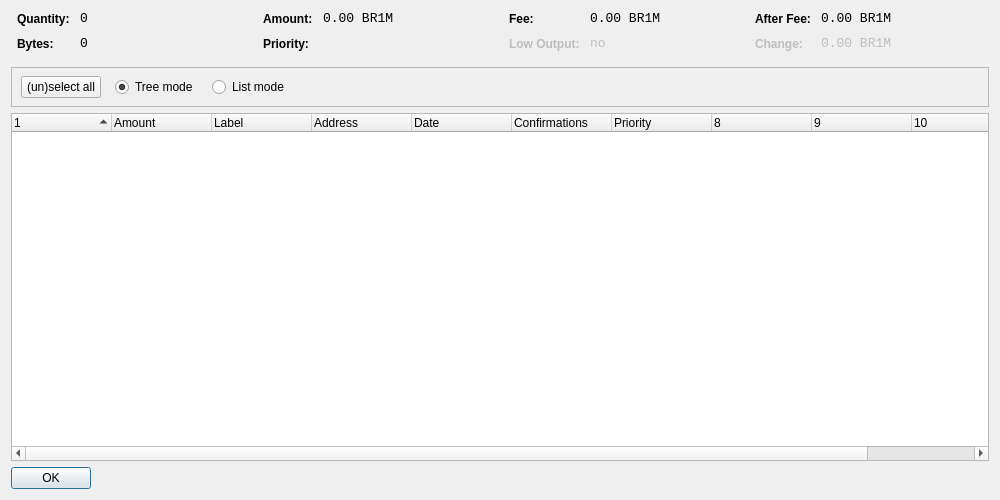
<?xml version="1.0" encoding="UTF-8"?>
<ui version="4.0">
 <class>CoinControlDialog</class>
 <widget class="QDialog" name="CoinControlDialog">
  <property name="geometry">
   <rect>
    <x>0</x>
    <y>0</y>
    <width>1000</width>
    <height>500</height>
   </rect>
  </property>
  <property name="windowTitle">
   <string>Coin Control</string>
  </property>
  <layout class="QVBoxLayout" name="verticalLayout">
   <item>
    <layout class="QHBoxLayout" name="horizontalLayoutTop" stretch="0,0,0,0">
     <property name="topMargin">
      <number>0</number>
     </property>
     <property name="bottomMargin">
      <number>10</number>
     </property>
     <item>
      <layout class="QFormLayout" name="formLayoutCoinControl1">
       <property name="horizontalSpacing">
        <number>10</number>
       </property>
       <property name="verticalSpacing">
        <number>10</number>
       </property>
       <property name="leftMargin">
        <number>6</number>
       </property>
       <property name="rightMargin">
        <number>6</number>
       </property>
       <item row="0" column="0">
        <widget class="QLabel" name="labelCoinControlQuantityText">
         <property name="styleSheet">
          <string notr="true">font-weight:bold;</string>
         </property>
         <property name="text">
          <string>Quantity:</string>
         </property>
        </widget>
       </item>
       <item row="0" column="1">
        <widget class="QLabel" name="labelCoinControlQuantity">
         <property name="font">
          <font>
           <family>Monospace</family>
           <pointsize>10</pointsize>
          </font>
         </property>
         <property name="cursor">
          <cursorShape>IBeamCursor</cursorShape>
         </property>
         <property name="contextMenuPolicy">
          <enum>Qt::ActionsContextMenu</enum>
         </property>
         <property name="text">
          <string notr="true">0</string>
         </property>
         <property name="textInteractionFlags">
          <set>Qt::LinksAccessibleByMouse|Qt::TextSelectableByKeyboard|Qt::TextSelectableByMouse</set>
         </property>
        </widget>
       </item>
       <item row="1" column="0">
        <widget class="QLabel" name="labelCoinControlBytesText">
         <property name="styleSheet">
          <string notr="true">font-weight:bold;</string>
         </property>
         <property name="text">
          <string>Bytes:</string>
         </property>
        </widget>
       </item>
       <item row="1" column="1">
        <widget class="QLabel" name="labelCoinControlBytes">
         <property name="font">
          <font>
           <family>Monospace</family>
           <pointsize>10</pointsize>
          </font>
         </property>
         <property name="cursor">
          <cursorShape>IBeamCursor</cursorShape>
         </property>
         <property name="contextMenuPolicy">
          <enum>Qt::ActionsContextMenu</enum>
         </property>
         <property name="text">
          <string notr="true">0</string>
         </property>
         <property name="textInteractionFlags">
          <set>Qt::LinksAccessibleByMouse|Qt::TextSelectableByKeyboard|Qt::TextSelectableByMouse</set>
         </property>
        </widget>
       </item>
      </layout>
     </item>
     <item>
      <layout class="QFormLayout" name="formLayoutCoinControl2">
       <property name="horizontalSpacing">
        <number>10</number>
       </property>
       <property name="verticalSpacing">
        <number>10</number>
       </property>
       <property name="leftMargin">
        <number>6</number>
       </property>
       <property name="rightMargin">
        <number>6</number>
       </property>
       <item row="0" column="0">
        <widget class="QLabel" name="labelCoinControlAmountText">
         <property name="styleSheet">
          <string notr="true">font-weight:bold;</string>
         </property>
         <property name="text">
          <string>Amount:</string>
         </property>
        </widget>
       </item>
       <item row="0" column="1">
        <widget class="QLabel" name="labelCoinControlAmount">
         <property name="font">
          <font>
           <family>Monospace</family>
           <pointsize>10</pointsize>
          </font>
         </property>
         <property name="cursor">
          <cursorShape>IBeamCursor</cursorShape>
         </property>
         <property name="contextMenuPolicy">
          <enum>Qt::ActionsContextMenu</enum>
         </property>
         <property name="text">
          <string notr="true">0.00 BR1M</string>
         </property>
         <property name="textInteractionFlags">
          <set>Qt::LinksAccessibleByMouse|Qt::TextSelectableByKeyboard|Qt::TextSelectableByMouse</set>
         </property>
        </widget>
       </item>
       <item row="1" column="0">
        <widget class="QLabel" name="labelCoinControlPriorityText">
         <property name="styleSheet">
          <string notr="true">font-weight:bold;</string>
         </property>
         <property name="text">
          <string>Priority:</string>
         </property>
        </widget>
       </item>
       <item row="1" column="1">
        <widget class="QLabel" name="labelCoinControlPriority">
         <property name="font">
          <font>
           <family>Monospace</family>
           <pointsize>10</pointsize>
          </font>
         </property>
         <property name="cursor">
          <cursorShape>IBeamCursor</cursorShape>
         </property>
         <property name="contextMenuPolicy">
          <enum>Qt::ActionsContextMenu</enum>
         </property>
         <property name="text">
          <string/>
         </property>
         <property name="textInteractionFlags">
          <set>Qt::LinksAccessibleByMouse|Qt::TextSelectableByKeyboard|Qt::TextSelectableByMouse</set>
         </property>
        </widget>
       </item>
      </layout>
     </item>
     <item>
      <layout class="QFormLayout" name="formLayoutCoinControl3">
       <property name="horizontalSpacing">
        <number>10</number>
       </property>
       <property name="verticalSpacing">
        <number>10</number>
       </property>
       <property name="leftMargin">
        <number>6</number>
       </property>
       <property name="rightMargin">
        <number>6</number>
       </property>
       <item row="0" column="0">
        <widget class="QLabel" name="labelCoinControlFeeText">
         <property name="styleSheet">
          <string notr="true">font-weight:bold;</string>
         </property>
         <property name="text">
          <string>Fee:</string>
         </property>
        </widget>
       </item>
       <item row="0" column="1">
        <widget class="QLabel" name="labelCoinControlFee">
         <property name="font">
          <font>
           <family>Monospace</family>
           <pointsize>10</pointsize>
          </font>
         </property>
         <property name="cursor">
          <cursorShape>IBeamCursor</cursorShape>
         </property>
         <property name="contextMenuPolicy">
          <enum>Qt::ActionsContextMenu</enum>
         </property>
         <property name="text">
          <string notr="true">0.00 BR1M</string>
         </property>
         <property name="textInteractionFlags">
          <set>Qt::LinksAccessibleByMouse|Qt::TextSelectableByKeyboard|Qt::TextSelectableByMouse</set>
         </property>
        </widget>
       </item>
       <item row="1" column="0">
        <widget class="QLabel" name="labelCoinControlLowOutputText">
         <property name="enabled">
          <bool>false</bool>
         </property>
         <property name="styleSheet">
          <string notr="true">font-weight:bold;</string>
         </property>
         <property name="text">
          <string>Low Output:</string>
         </property>
        </widget>
       </item>
       <item row="1" column="1">
        <widget class="QLabel" name="labelCoinControlLowOutput">
         <property name="enabled">
          <bool>false</bool>
         </property>
         <property name="font">
          <font>
           <family>Monospace</family>
           <pointsize>10</pointsize>
          </font>
         </property>
         <property name="cursor">
          <cursorShape>IBeamCursor</cursorShape>
         </property>
         <property name="contextMenuPolicy">
          <enum>Qt::ActionsContextMenu</enum>
         </property>
         <property name="text">
          <string notr="true">no</string>
         </property>
         <property name="textInteractionFlags">
          <set>Qt::LinksAccessibleByMouse|Qt::TextSelectableByKeyboard|Qt::TextSelectableByMouse</set>
         </property>
        </widget>
       </item>
      </layout>
     </item>
     <item>
      <layout class="QFormLayout" name="formLayoutCoinControl4">
       <property name="horizontalSpacing">
        <number>10</number>
       </property>
       <property name="verticalSpacing">
        <number>10</number>
       </property>
       <property name="leftMargin">
        <number>6</number>
       </property>
       <property name="rightMargin">
        <number>6</number>
       </property>
       <item row="0" column="0">
        <widget class="QLabel" name="labelCoinControlAfterFeeText">
         <property name="styleSheet">
          <string notr="true">font-weight:bold;</string>
         </property>
         <property name="text">
          <string>After Fee:</string>
         </property>
        </widget>
       </item>
       <item row="0" column="1">
        <widget class="QLabel" name="labelCoinControlAfterFee">
         <property name="font">
          <font>
           <family>Monospace</family>
           <pointsize>10</pointsize>
          </font>
         </property>
         <property name="cursor">
          <cursorShape>IBeamCursor</cursorShape>
         </property>
         <property name="contextMenuPolicy">
          <enum>Qt::ActionsContextMenu</enum>
         </property>
         <property name="text">
          <string notr="true">0.00 BR1M</string>
         </property>
         <property name="textInteractionFlags">
          <set>Qt::LinksAccessibleByMouse|Qt::TextSelectableByKeyboard|Qt::TextSelectableByMouse</set>
         </property>
        </widget>
       </item>
       <item row="1" column="0">
        <widget class="QLabel" name="labelCoinControlChangeText">
         <property name="enabled">
          <bool>false</bool>
         </property>
         <property name="styleSheet">
          <string notr="true">font-weight:bold;</string>
         </property>
         <property name="text">
          <string>Change:</string>
         </property>
        </widget>
       </item>
       <item row="1" column="1">
        <widget class="QLabel" name="labelCoinControlChange">
         <property name="enabled">
          <bool>false</bool>
         </property>
         <property name="font">
          <font>
           <family>Monospace</family>
           <pointsize>10</pointsize>
          </font>
         </property>
         <property name="cursor">
          <cursorShape>IBeamCursor</cursorShape>
         </property>
         <property name="contextMenuPolicy">
          <enum>Qt::ActionsContextMenu</enum>
         </property>
         <property name="text">
          <string notr="true">0.00 BR1M</string>
         </property>
         <property name="textInteractionFlags">
          <set>Qt::LinksAccessibleByMouse|Qt::TextSelectableByKeyboard|Qt::TextSelectableByMouse</set>
         </property>
        </widget>
       </item>
      </layout>
     </item>
    </layout>
   </item>
   <item>
    <widget class="QFrame" name="frame">
     <property name="minimumSize">
      <size>
       <width>0</width>
       <height>40</height>
      </size>
     </property>
     <property name="frameShape">
      <enum>QFrame::StyledPanel</enum>
     </property>
     <property name="frameShadow">
      <enum>QFrame::Sunken</enum>
     </property>
     <widget class="QWidget" name="horizontalLayoutWidget">
      <property name="geometry">
       <rect>
        <x>10</x>
        <y>0</y>
        <width>781</width>
        <height>41</height>
       </rect>
      </property>
      <layout class="QHBoxLayout" name="horizontalLayoutPanel" stretch="0,0,0,0,0">
       <property name="spacing">
        <number>14</number>
       </property>
       <item>
        <widget class="QPushButton" name="pushButtonSelectAll">
         <property name="sizePolicy">
          <sizepolicy hsizetype="Maximum" vsizetype="Fixed">
           <horstretch>0</horstretch>
           <verstretch>0</verstretch>
          </sizepolicy>
         </property>
         <property name="text">
          <string>(un)select all</string>
         </property>
        </widget>
       </item>
       <item>
        <widget class="QRadioButton" name="radioTreeMode">
         <property name="sizePolicy">
          <sizepolicy hsizetype="Maximum" vsizetype="Fixed">
           <horstretch>0</horstretch>
           <verstretch>0</verstretch>
          </sizepolicy>
         </property>
         <property name="text">
          <string>Tree mode</string>
         </property>
         <property name="checked">
          <bool>true</bool>
         </property>
        </widget>
       </item>
       <item>
        <widget class="QRadioButton" name="radioListMode">
         <property name="sizePolicy">
          <sizepolicy hsizetype="Maximum" vsizetype="Fixed">
           <horstretch>0</horstretch>
           <verstretch>0</verstretch>
          </sizepolicy>
         </property>
         <property name="text">
          <string>List mode</string>
         </property>
        </widget>
       </item>
       <item>
        <spacer name="horizontalSpacer">
         <property name="orientation">
          <enum>Qt::Horizontal</enum>
         </property>
         <property name="sizeHint" stdset="0">
          <size>
           <width>40</width>
           <height>20</height>
          </size>
         </property>
        </spacer>
       </item>
      </layout>
     </widget>
    </widget>
   </item>
   <item>
    <widget class="CoinControlTreeWidget" name="treeWidget">
     <property name="contextMenuPolicy">
      <enum>Qt::CustomContextMenu</enum>
     </property>
     <property name="sortingEnabled">
      <bool>false</bool>
     </property>
     <property name="columnCount">
      <number>11</number>
     </property>
     <attribute name="headerShowSortIndicator" stdset="0">
      <bool>true</bool>
     </attribute>
     <attribute name="headerStretchLastSection">
      <bool>false</bool>
     </attribute>
     <column>
      <property name="text">
       <string/>
      </property>
     </column>
     <column>
      <property name="text">
       <string>Amount</string>
      </property>
     </column>
     <column>
      <property name="text">
       <string>Label</string>
      </property>
     </column>
     <column>
      <property name="text">
       <string>Address</string>
      </property>
     </column>
     <column>
      <property name="text">
       <string>Date</string>
      </property>
     </column>
     <column>
      <property name="text">
       <string>Confirmations</string>
      </property>
      <property name="toolTip">
       <string>Confirmed</string>
      </property>
     </column>
     <column>
      <property name="text">
       <string>Priority</string>
      </property>
     </column>
     <column>
      <property name="text">
       <string/>
      </property>
     </column>
     <column>
      <property name="text">
       <string/>
      </property>
     </column>
     <column>
      <property name="text">
       <string/>
      </property>
     </column>
     <column>
      <property name="text">
       <string/>
      </property>
     </column>
    </widget>
   </item>
   <item>
    <widget class="QDialogButtonBox" name="buttonBox">
     <property name="sizePolicy">
      <sizepolicy hsizetype="Maximum" vsizetype="Fixed">
       <horstretch>0</horstretch>
       <verstretch>0</verstretch>
      </sizepolicy>
     </property>
     <property name="orientation">
      <enum>Qt::Horizontal</enum>
     </property>
     <property name="standardButtons">
      <set>QDialogButtonBox::Ok</set>
     </property>
    </widget>
   </item>
  </layout>
 </widget>
 <customwidgets>
  <customwidget>
   <class>CoinControlTreeWidget</class>
   <extends>QTreeWidget</extends>
   <header>coincontroltreewidget.h</header>
  </customwidget>
 </customwidgets>
 <resources/>
 <connections/>
</ui>
